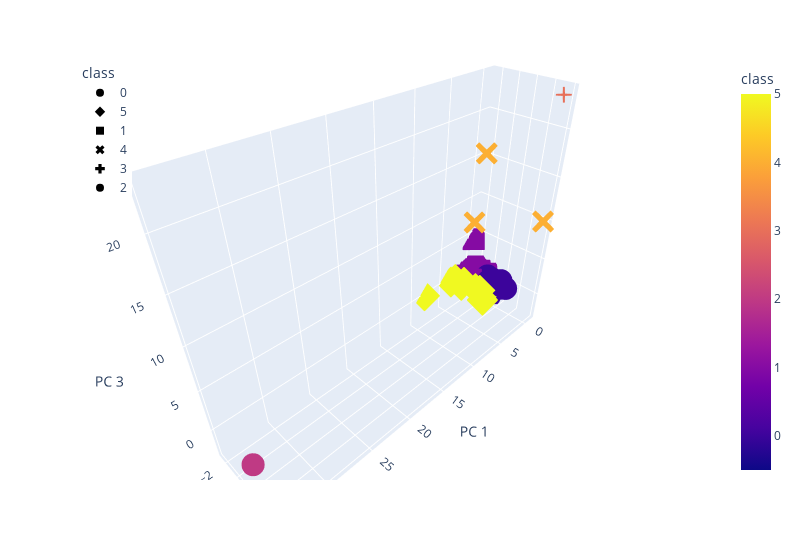

The cell this chart's notebook holds for it:
### Code cell
# Plotting the clusters on 3D plot for K=6
fig=px.scatter_3d(
    six_clusters,
    x="PC 1",
    y="PC 2",
    z="PC 3",
    color="class",
    symbol="class",
    width=800,
)

fig.update_layout(legend=dict(x=0, y=1))
fig.show()

### Figure 1 — Plotly figure (JSON) as saved in the notebook; plotly's stock layout.template omitted (floating-point values rounded to 4 significant figures; data arrays with more than 128 entries replaced by an {"elided": "..."} marker saying what was removed)
{"data": [{"hovertemplate": "class=%{marker.color}<br>PC 1=%{x}<br>PC 2=%{y}<br>PC 3=%{z}<extra></extra>", "legendgroup": "0", "marker": {"color": {"elided": "278 int values"}, "coloraxis": "coloraxis", "symbol": "circle"}, "mode": "markers", "name": "0", "scene": "scene", "showlegend": true, "type": "scatter3d", "x": {"elided": "278 float values"}, "y": {"elided": "278 float values"}, "z": {"elided": "278 float values"}}, {"hovertemplate": "class=%{marker.color}<br>PC 1=%{x}<br>PC 2=%{y}<br>PC 3=%{z}<extra></extra>", "legendgroup": "5", "marker": {"color": [5, 5, 5, 5, 5, 5, 5, 5, 5, 5, 5, 5, 5, 5, 5], "coloraxis": "coloraxis", "symbol": "diamond"}, "mode": "markers", "name": "5", "scene": "scene", "showlegend": true, "type": "scatter3d", "x": [2.336, 2.557, 3.883, 3.675, 3.246, 3.68, 8.078, 3.862, 2.23, 3.115, 3.692, 3.675, 3.685, 3.686, 2.456], "y": [1.455, -1.325, -2.318, 2.348, -1.186, 2.347, -2.827, 2.472, 0.2174, -2.262, 2.347, 2.348, 2.348, 2.348, 1.032], "z": [-0.6094, -0.0748, 0.1479, -0.107, -0.1149, -0.1072, 0.06194, -0.007332, -0.3697, 0.1546, -0.1076, -0.107, -0.1074, -0.1074, -0.08789]}, {"hovertemplate": "class=%{marker.color}<br>PC 1=%{x}<br>PC 2=%{y}<br>PC 3=%{z}<extra></extra>", "legendgroup": "1", "marker": {"color": {"elided": "235 int values"}, "coloraxis": "coloraxis", "symbol": "square"}, "mode": "markers", "name": "1", "scene": "scene", "showlegend": true, "type": "scatter3d", "x": {"elided": "235 float values"}, "y": {"elided": "235 float values"}, "z": {"elided": "235 float values"}}, {"hovertemplate": "class=%{marker.color}<br>PC 1=%{x}<br>PC 2=%{y}<br>PC 3=%{z}<extra></extra>", "legendgroup": "4", "marker": {"color": [4, 4, 4], "coloraxis": "coloraxis", "symbol": "x"}, "mode": "markers", "name": "4", "scene": "scene", "showlegend": true, "type": "scatter3d", "x": [4.351, -0.256, -0.2309], "y": [0.6416, -1.919, 6.108], "z": [9.853, 15.56, 10.33]}, {"hovertemplate": "class=%{marker.color}<br>PC 1=%{x}<br>PC 2=%{y}<br>PC 3=%{z}<extra></extra>", "legendgroup": "3", "marker": {"color": [3], "coloraxis": "coloraxis", "symbol": "cross"}, "mode": "markers", "name": "3", "scene": "scene", "showlegend": true, "type": "scatter3d", "x": [-0.3501], "y": [5.748], "z": [23.39]}, {"hovertemplate": "class=%{marker.color}<br>PC 1=%{x}<br>PC 2=%{y}<br>PC 3=%{z}<extra></extra>", "legendgroup": "2", "marker": {"color": [2], "coloraxis": "coloraxis", "symbol": "circle"}, "mode": "markers", "name": "2", "scene": "scene", "showlegend": true, "type": "scatter3d", "x": [34.12], "y": [1.439], "z": [-1.339]}], "layout": {"coloraxis": {"colorbar": {"title": {"text": "class"}}, "colorscale": [[0, "#0d0887"], [0.1111, "#46039f"], [0.2222, "#7201a8"], [0.3333, "#9c179e"], [0.4444, "#bd3786"], [0.5556, "#d8576b"], [0.6667, "#ed7953"], [0.7778, "#fb9f3a"], [0.8889, "#fdca26"], [1, "#f0f921"]]}, "legend": {"title": {"text": "class"}, "tracegroupgap": 0, "x": 0, "y": 1}, "margin": {"t": 60}, "scene": {"domain": {"x": [0, 1], "y": [0, 1]}, "xaxis": {"title": {"text": "PC 1"}}, "yaxis": {"title": {"text": "PC 2"}}, "zaxis": {"title": {"text": "PC 3"}}}, "width": 800}}
